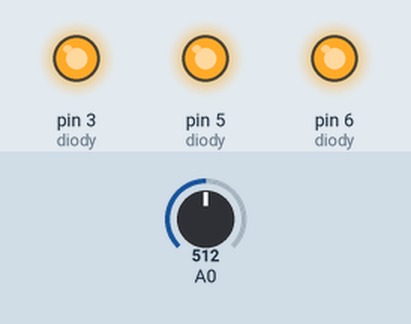
Recording of a sketch running on a simulated Arduino Uno, built with avr-gcc and run on an emulated ATmega328P. On the bench: output pins drawn as LEDs (lit = HIGH). Inputs (shaded band) come from the test bench; at power-on: A0 = 512.

Above: at 1.2 s.
1.3 s: A0 set to 392
2.8 s: A0 set to 368
At 3.1 s:
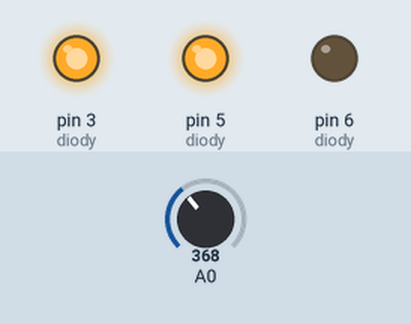
4.3 s: A0 set to 267
5.8 s: A0 set to 248
At 6.6 s:
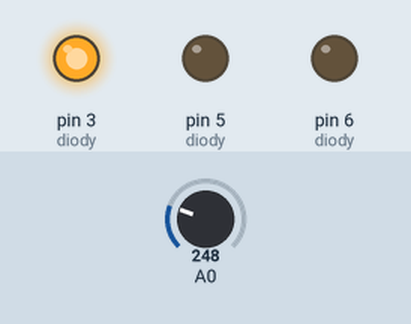
7.3 s: A0 set to 142
8.8 s: A0 set to 121
At 10.2 s:
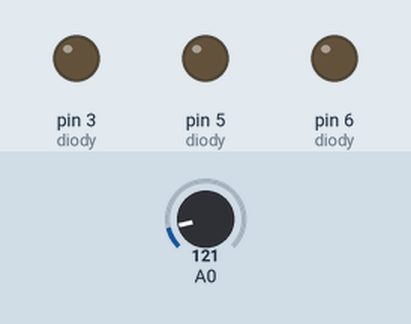
Timing chart, 0 to 11.3 s (numbered marks = the images above; inputs shaded):
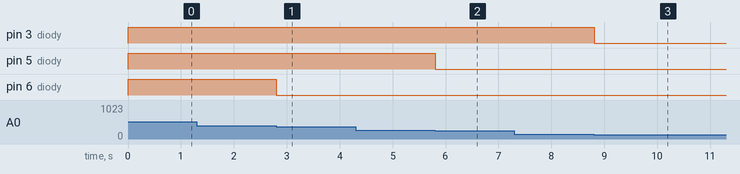

Measured:
- the behaviour switches between 384 and 383 on A0 (found by bisection; images 0 and 1)
- the behaviour switches between 256 and 255 on A0 (found by bisection; images 1 and 2)
- the behaviour switches between 128 and 127 on A0 (found by bisection; images 2 and 3)
- after the input at 1.3 s, every drawn part: stays the same
- after the input at 2.8 s, pin 6 (diody): HIGH → LOW at once
- after the input at 4.3 s, every drawn part: stays the same
- after the input at 5.8 s, pin 5 (diody): HIGH → LOW at once
- after the input at 7.3 s, every drawn part: stays the same
- after the input at 8.8 s, pin 3 (diody): HIGH → LOW at once

The sketch:

B3_2c.ino
```cpp
int diody[] = {-1,3,5,6};			// tablica zawierająca numery wyj. cyfrowych
int size = 4;				// wielkość tablicy
int j = 0;					// tworzymy zmienną „j” i przypisujemy jej wartość 0

void setup()				// część przygotowawcza

{
    for (int i=1; i< size; i++) 		// pętla for
 {
    pinMode(diody[i], OUTPUT);		//ustawienie pinów jako wyjścia
  }
}

void loop()					// główna pętla programu

{
j = analogRead(0);    //przypisanie do zmiennej „j” wartości odczytanej z wejścia analogowego 0
j = j/128;                   		           //dzielimy otrzymaną wartość przez 128
for (int i=1;i<size;i++)
{
    if (i <= j )  		 //wejście w przypadku poprawności wyrażenia j większe równe i
	{
      digitalWrite(diody[i], HIGH); 	// ustaw stan wysoki na diodach
     }
else					//wykonanie kodu w przypadku niespełnienia warunku
   {
      digitalWrite(diody[i], LOW); 	//ustaw stan niski na diodach
    }
  }
  delay(200);				//czekaj 200 milisekund = 2 sekundy
}
```
